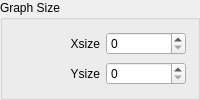
               <widget class="QGroupBox" name="groupBox_6">
                <property name="maximumSize">
                 <size>
                  <width>200</width>
                  <height>16777215</height>
                 </size>
                </property>
                <property name="title">
                 <string>Graph Size</string>
                </property>
                <layout class="QVBoxLayout" name="verticalLayout_46">
                 <item>
                  <layout class="QHBoxLayout" name="horizontalLayout_63">
                   <item>
                    <widget class="QLabel" name="label_58">
                     <property name="text">
                      <string>Xsize</string>
                     </property>
                     <property name="alignment">
                      <set>Qt::AlignRight|Qt::AlignTrailing|Qt::AlignVCenter</set>
                     </property>
                    </widget>
                   </item>
                   <item>
                    <widget class="QSpinBox" name="graphXsize">
                     <property name="minimumSize">
                      <size>
                       <width>70</width>
                       <height>0</height>
                      </size>
                     </property>
                     <property name="maximumSize">
                      <size>
                       <width>80</width>
                       <height>16777215</height>
                      </size>
                     </property>
                    </widget>
                   </item>
                  </layout>
                 </item>
                 <item>
                  <layout class="QHBoxLayout" name="horizontalLayout_64">
                   <item>
                    <widget class="QLabel" name="label_59">
                     <property name="text">
                      <string>Ysize</string>
                     </property>
                     <property name="alignment">
                      <set>Qt::AlignRight|Qt::AlignTrailing|Qt::AlignVCenter</set>
                     </property>
                    </widget>
                   </item>
                   <item>
                    <widget class="QSpinBox" name="graphYsize">
                     <property name="minimumSize">
                      <size>
                       <width>70</width>
                       <height>0</height>
                      </size>
                     </property>
                     <property name="maximumSize">
                      <size>
                       <width>80</width>
                       <height>16777215</height>
                      </size>
                     </property>
                    </widget>
                   </item>
                  </layout>
                 </item>
                </layout>
               </widget>
